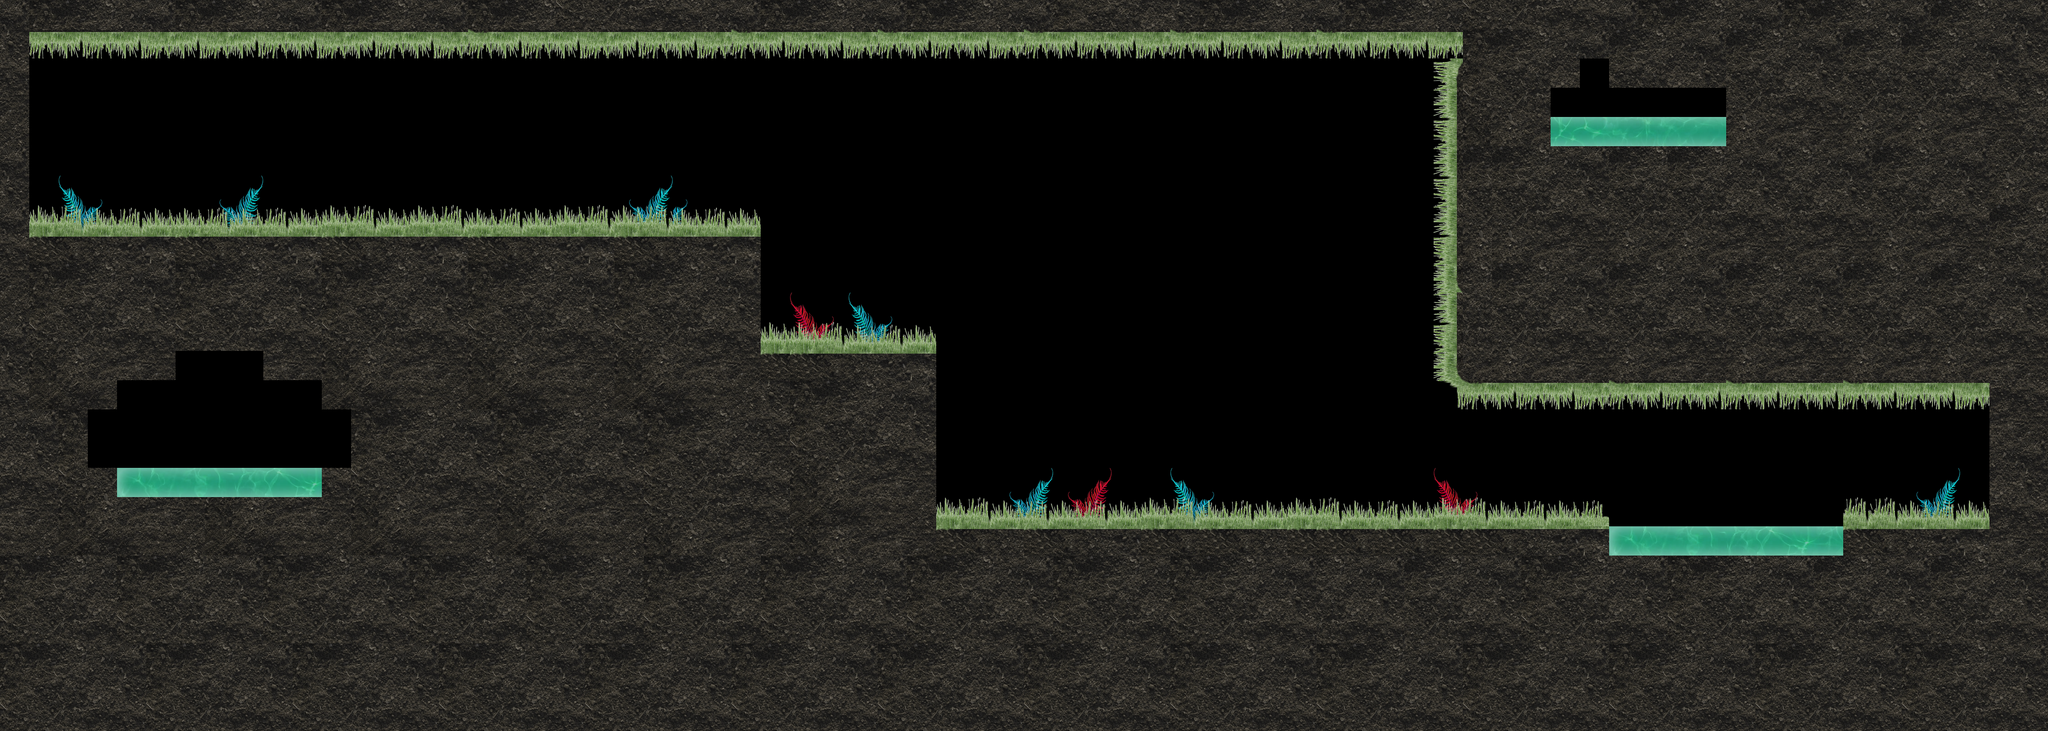

A level layout from a 2D game, rendered from its tile map. Below: a short description, then the map file with tile-grid data replaced by summaries:
An orthogonal 70x25 tile map with 64x64 px tiles, 3 tile layers (plantes, plateforme_collide, plateforme_traverse).

<map version="1.5" tiledversion="2021.02.15" orientation="orthogonal" renderorder="right-down" width="70" height="25" tilewidth="64" tileheight="64" infinite="0" nextlayerid="5" nextobjectid="1">
 <editorsettings>
  <export target="map_level1.json" format="json" />
 </editorsettings>
 <tileset firstgid="1" name="sprite_props" tilewidth="64" tileheight="64" tilecount="220" columns="20">
  <image source="../../_assets/_export/_tileset/sprite_props.png" width="1280" height="720" />
 </tileset>
 <layer id="3" name="plantes" width="70" height="25">
  <data>[1750 cells, 42 non-empty, 8 distinct tile ids]</data>
 </layer>
 <layer id="1" name="plateforme_collide" width="70" height="25">
  <data>[1750 cells, 1106 non-empty, 45 distinct tile ids]</data>
 </layer>
 <layer id="2" name="plateforme_traverse" width="70" height="25">
  <data>[1750 cells, 153 non-empty, 29 distinct tile ids]</data>
 </layer>
</map>
